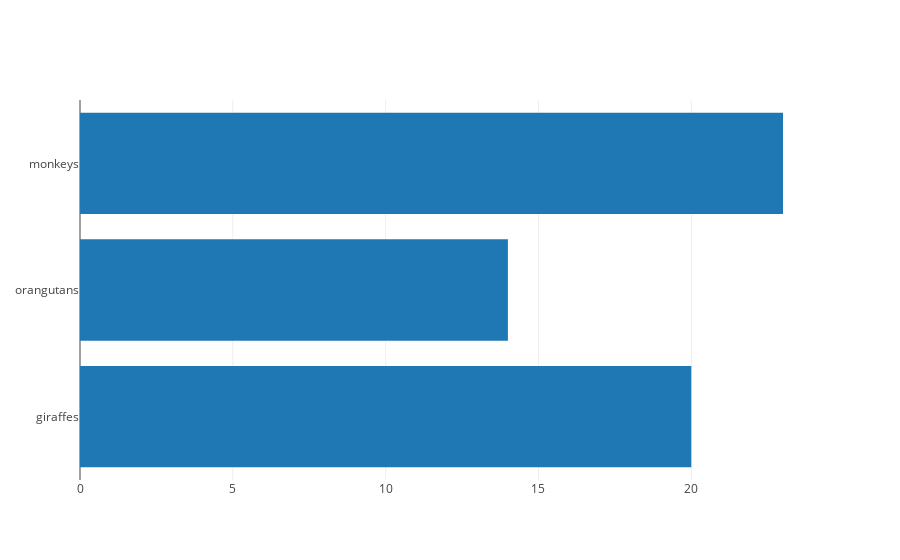

Here is the notebook cell this chart was saved with:
### Code cell
val data = Seq(Bar(
  Seq(20, 14, 23),
  Seq("giraffes", "orangutans", "monkeys"),
  orientation = Orientation.Horizontal
))

plot(data)

### Figure 1 — Plotly figure (JSON) as saved in the notebook; plotly's stock layout.template omitted (floating-point values rounded to 4 significant figures)
{"data": [{"orientation": "h", "type": "bar", "x": [20, 14, 23], "y": ["giraffes", "orangutans", "monkeys"]}], "layout": {"autosize": true, "xaxis": {"autorange": true, "range": [0, 24.21], "type": "linear"}, "yaxis": {"autorange": true, "range": [-0.5, 2.5], "type": "category"}}}
